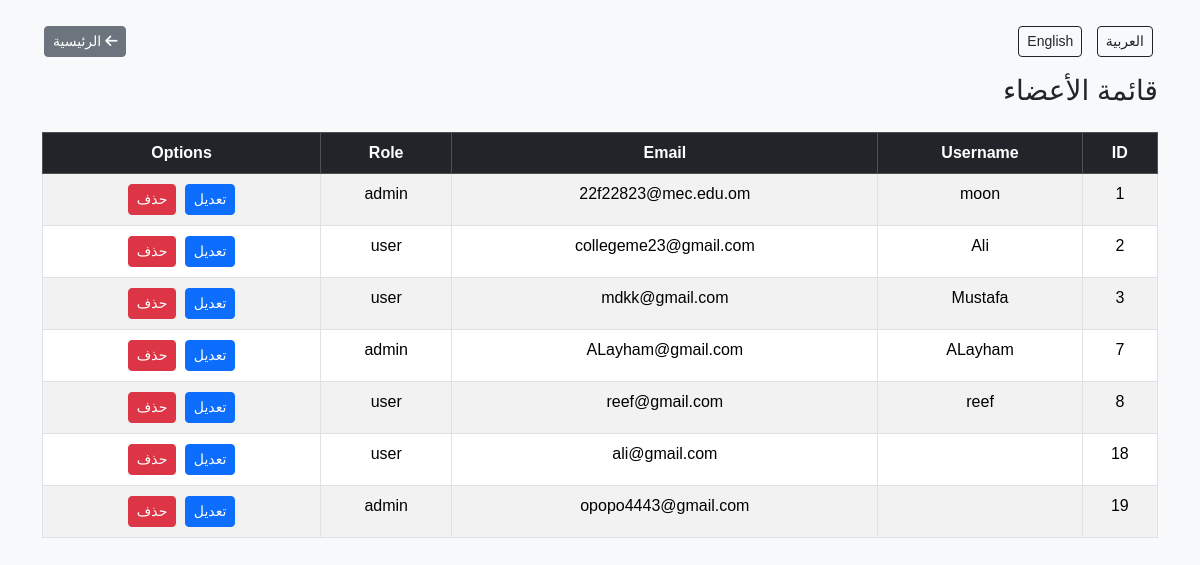
Page /view_members.php on the committed database.
### tables this page shows
CREATE TABLE `users` (
  `id` int(11) NOT NULL,
  `FirstName` varchar(50) NOT NULL,
  `lastName` varchar(50) NOT NULL,
  `username` varchar(50) NOT NULL,
  `email` varchar(50) NOT NULL,
  `password` varchar(255) NOT NULL,
  `role` varchar(20) NOT NULL DEFAULT 'user',
  `activity` varchar(50) NOT NULL DEFAULT 'كرة القدم'
);

### public/view_members.php (the view, shortened to what this page needs)
<?php
include("../config/connect.php");
$lang = $_SESSION['lang'];
$texts = [
    'ar' => [
        'title' => 'قائمة الأعضاء',
        'back' => 'الرئيسية',
        'edit' => 'تعديل',
        'delete' => 'حذف',
        'confirmDelete' => 'هل أنت متأكد أنك تريد حذف هذا العضو؟'
    ],
    'en' => [
        'title' => 'Members List',
        'back' => 'Homepage',
        'edit' => 'Edit',
        'delete' => 'Delete',
        'confirmDelete' => 'Are you sure you want to delete this member?'
    ]
];
$result = $conn->query("SELECT * FROM users");
?>
<!DOCTYPE html>
<html lang="<?= $lang ?>" dir="<?= $lang=='ar'?'rtl':'ltr' ?>">
<head>
    <link href="https://cdn.jsdelivr.net/npm/bootstrap@5.3.2/dist/css/bootstrap.min.css" rel="stylesheet">
    <link rel="stylesheet" href="https://cdnjs.cloudflare.com/ajax/libs/font-awesome/6.5.1/css/all.min.css">
</head>
<body>
<div class="container mt-4">
    <div class="top-bar">
        <div class="lang-buttons">
            <a href="?lang=ar" class="btn btn-sm btn-outline-dark">العربية</a>
            <a href="?lang=en" class="btn btn-sm btn-outline-dark">English</a>
        </div>
        <div class="back-home">
            <a href="../public/homepage.php" class="btn btn-sm btn-secondary"><i class="fas fa-arrow-left"></i> <?= $texts[$lang]['back'] ?></a>
        </div>
    </div>
    <h3 class="mb-4"><?= $texts[$lang]['title'] ?></h3>
    <table class="table table-bordered table-striped table-hover">
        <thead class="table-dark">
            <tr>
                <th>ID</th>
                <th>Username</th>
                <th>Email</th>
                <th>Role</th>
                <th>Options</th>
            </tr>
        </thead>
        <tbody>
        <?php while($row = $result->fetch_assoc()){ ?>
            <tr>
                <td><?= $row['id'] ?></td>
                <td><?= $row['username'] ?></td>
                <td><?= $row['email'] ?></td>
                <td><?= $row['role'] ?></td>
                <td>
                    <a href="../members/edit_member.php?id=<?= $row['id'] ?>" class="btn btn-sm btn-primary"><?= $texts[$lang]['edit'] ?></a>
                    <a href="view_members.php?delete=<?= $row['id'] ?>" onclick="return confirm('<?= $texts[$lang]['confirmDelete'] ?>')" class="btn btn-sm btn-danger"><?= $texts[$lang]['delete'] ?></a>
                </td>
            </tr>
        <?php } ?>
        </tbody>
    </table>
</div>
</body>
</html>

### public/view_members.php (style rules this page uses)
body { background-color: #f8f9fa; font-family: "Poppins", sans-serif; }
table { margin: 20px auto; width: 90%; }
th, td { text-align: center; }
a.btn { margin: 2px; }
.top-bar { display: flex; justify-content: space-between; align-items: center; margin-bottom: 15px; }
.top-bar .lang-buttons a { margin-left: 5px; margin-right: 5px; }

### rows in the picture
users: id "1", username "moon", email "22f22823@mec.edu.om", role "admin"
users: id "2", username "Ali", email "collegeme23@gmail.com", role "user"
users: id "3", username "Mustafa", email "mdkk@gmail.com", role "user"
users: id "7", username "ALayham", email "ALayham@gmail.com", role "admin"
users: id "8", username "reef", email "reef@gmail.com", role "user"
users: id "18", email "ali@gmail.com", role "user"
users: id "19", email "opopo4443@gmail.com", role "admin"

### other values in the picture
$texts[$lang]['back'] "الرئيسية"
$texts[$lang]['title'] "قائمة الأعضاء"
